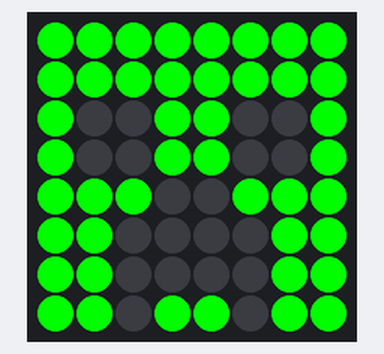
The program below on a simulated Raspberry Pi (BCM pin numbers) with a Sense HAT. On the bench: the Sense HAT's 8×8 RGB LED matrix.

Above: at 1.1 s.
At 3.1 s:
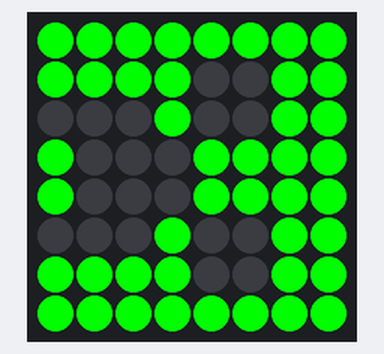
At 4.1 s:
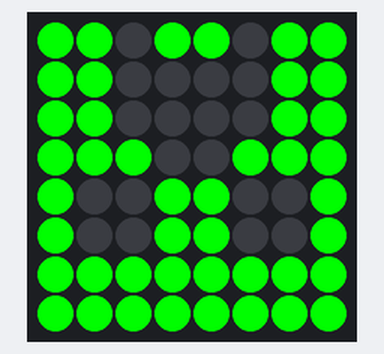
At 5.1 s:
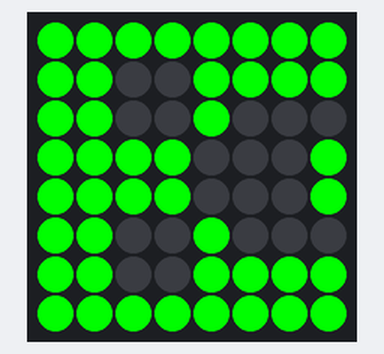

The program:

SenseHat_Creeper_Spinning.py
```python
#!/usr/bin/env python3
from sense_hat import SenseHat
from time import sleep

#    Set up colors
RED			 =	(255, 0, 0)
GREEN		 =	(0, 255, 0)
BLUE		 =	(0, 0, 255)
BLACK		 =	(0, 0, 0)
WHITE		 =	(255, 255, 255)

CYAN		 =	(0, 255, 255)
MAGENTA      =	(255, 0, 255)
ORANGE       =  (145, 75, 0)
YELLOW       =	(255, 255, 0)

#    Default settings
SCROLL_SPEED = 0.075
DELAY_SEC = 2.60
MAX_LOOPS = 5

#    Create a SenseHat instance
sense = SenseHat()
sense.clear()
sleep(1.0)

#    Initialize the loop
looper = 0

g = GREEN
b = BLACK

creeper_pixels = [
    g, g, g, g, g, g, g, g,
    g, g, g, g, g, g, g, g,
    g, b, b, g, g, b, b, g,
    g, b, b, g, g, b, b, g,
    g, g, g, b, b, g, g, g,
    g, g, b, b, b, b, g, g,
    g, g, b, b, b, b, g, g,
    g, g, b, g, g, b, g, g
]

sense.set_pixels(creeper_pixels)

#    Set the dirrections
direction_deg = [0, 90, 180, 270]

#    Initialize the loop
count = 0

#    Spin the Creeper!
while True:
    sleep(1.0)
    sense.set_rotation(direction_deg[count])

    if count < 3:
        count += 1
    else:
        count = 0
```

Measured:
- by itself, everything shown: repeats every 4.0 s, in 4 steps
- what the display in image 0 shows lasts 2.0 s, from 1.0 s to 3.0 s
- what the display in image 1 shows lasts 1.0 s, from 3.0 s to 4.0 s
